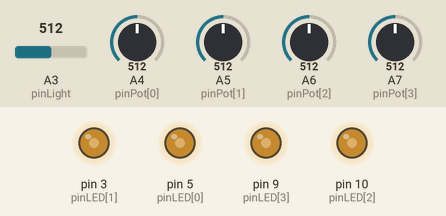
Bench run of a sketch on a simulated Arduino Nano, built with avr-gcc and run on an emulated ATmega328P. On the bench: output pins drawn as LEDs (lit = HIGH). Dashed ring = blinking. The inputs (shaded band) are chosen by the test bench; at power-on: A3 (pinLight) = 512, A4 (pinPot[0]) = 512, A5 (pinPot[1]) = 512, A6 (pinPot[2]) = 512, A7 (pinPot[3]) = 512.

Above: at 1.2 s.
1.3 s: A3 (pinLight) set to 716
At 2.4 s:
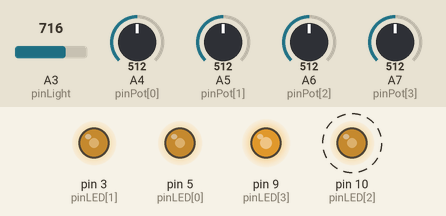
4.3 s: A4 (pinPot[0]) set to 716
At 5.5 s:
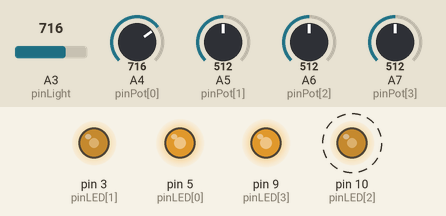
7.3 s: A5 (pinPot[1]) set to 716
At 8.6 s:
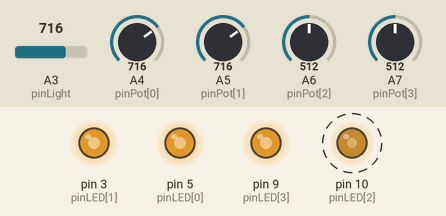
10.3 s: A6 (pinPot[2]) set to 716
13.3 s: A3 (pinLight) set to 970
At 13.7 s:
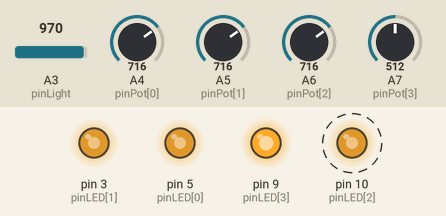
16.3 s: A4 (pinPot[0]) set to 970
At 16.8 s:
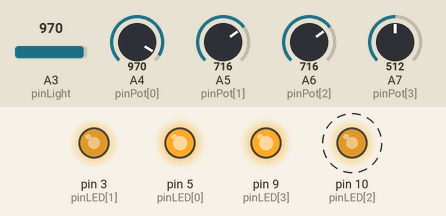
Timing chart, 0 to 20.3 s (numbered marks = the images above; inputs shaded):
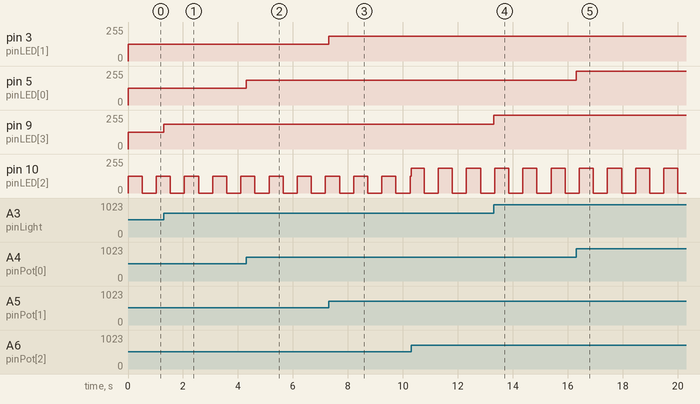

Measured:
- after the input at 1.3 s, pin 9 (pinLED[3]): 127/255 → 185/255 at once
- after the input at 4.3 s, pin 5 (pinLED[0]): 127/255 → 185/255 at once
- after the input at 7.3 s, pin 3 (pinLED[1]): 127/255 → 185/255 at once
- after the input at 13.3 s, pin 9 (pinLED[3]): 185/255 → 255/255 at once
- after the input at 16.3 s, pin 5 (pinLED[0]): 185/255 → 255/255 at once
- by itself, pin 10 (pinLED[2]): alternates 185/255 for 0.51 s and 0/255 for 0.51 s

The sketch:

ArduinoLEDShowcase.ino
```cpp
const uint8_t pinPot[4] = {A4, A5, A6, A7};

const uint8_t pinLight = A3;

const uint8_t pinLED[4] = {5, 3, 10, 9}; // White, White, Red, White

const uint16_t minValPot = 64, maxValPot = 960;
const uint16_t minValLight = 300, maxValLight = 896;

uint32_t switchNextTime = 0;
uint32_t switchLastTime = 0;

bool onPeriod = true;

void setup() {
  //Serial.begin(115200);

  pinMode(pinPot[0], INPUT);
  pinMode(pinPot[1], INPUT);
  pinMode(pinPot[2], INPUT);
  pinMode(pinPot[3], INPUT);

  pinMode(pinLight, INPUT);


  pinMode(pinLED[0], OUTPUT);
  pinMode(pinLED[1], OUTPUT);
  pinMode(pinLED[2], OUTPUT);
  pinMode(pinLED[3], OUTPUT);
}

void loop() {
  uint32_t starttime = micros();

  // Measurements of Potis 0 - 3 and Photoresistor Sensor
  uint16_t valPot[4];
  valPot[0] = analogRead(pinPot[0]);
  valPot[1] = analogRead(pinPot[1]);
  valPot[2] = analogRead(pinPot[2]);
  valPot[3] = analogRead(pinPot[3]);
  uint16_t valLight = analogRead(pinLight);

  /*Serial.print(valPot[0]); Serial.print(", ");
  Serial.print(valPot[1]); Serial.print(", ");
  Serial.print(valPot[2]); Serial.print(", ");
  Serial.print(valPot[3]); Serial.print(", ");*/
  //Serial.print(valLight); Serial.println(", ");

  // Pot 0/1 for LED 0/1:
  size_t NumDimLED = 2; // Number of Dim. LEDs
  for(size_t i = 0; i < NumDimLED; i++){
    if (valPot[i] <= minValPot){
      digitalWrite(pinLED[i], LOW);
    } else if (valPot[i] <= maxValPot){
      analogWrite(pinLED[i], constrain((int)((255.0f * (float)(valPot[i] - minValPot) / (float)(maxValPot - minValPot))), 0, 255));
    } else { // valPot[i] <= 1024
      digitalWrite(pinLED[i], HIGH);
    }
  }


  // Pot 2 & 3 for LED 2
  // Pot 2: Brightness
  // Pot 3: Blinkfrequency

  if (valPot[3] <= minValPot){
    onPeriod = false;
  } else if (valPot[3] <= maxValPot){
    switchNextTime = switchLastTime + valPot[3];
    if (switchNextTime < millis()){
      onPeriod = !onPeriod;
      switchLastTime = millis();
    }
  } else {
    onPeriod = true;
  }

  if (onPeriod){
    if (valPot[2] <= minValPot){
      digitalWrite(pinLED[2], LOW);
    } else if (valPot[2] <= maxValPot){
      analogWrite(pinLED[2], constrain((int)((255.0f * (float)(valPot[2] - minValPot) / (float)(maxValPot - minValPot))), 0, 255));
    } else{ // valPot[2] <= 1024
      digitalWrite(pinLED[2], HIGH);
    }
  } else {
    digitalWrite(pinLED[2], LOW);
  }


  // pinLight for LED 3:
  // High sensor value --> low LED values!
  if (maxValLight < valLight){
    digitalWrite(pinLED[3], HIGH);
  } else if (minValLight < valLight){
    analogWrite(pinLED[3], constrain((int)((255.0f * (float)(valLight - minValPot) / (float)(maxValPot - minValPot))), 0, 255));
  } else{
    digitalWrite(pinLED[3], LOW);
  }

  //Serial.println(micros()-starttime);
}
```
